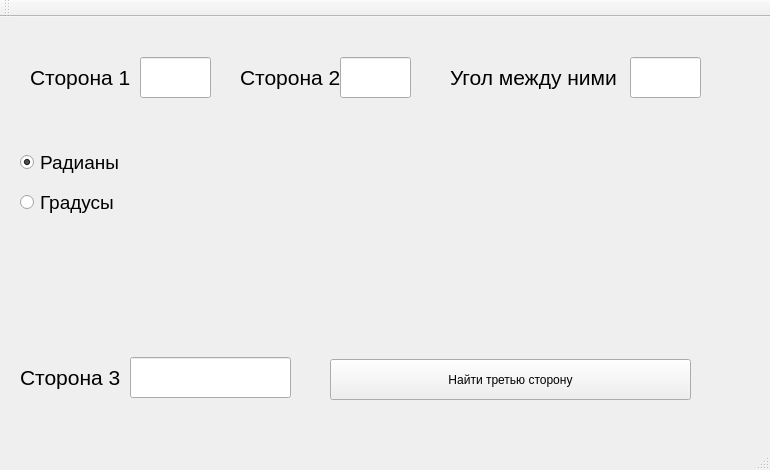
<?xml version="1.0" encoding="UTF-8"?>
<ui version="4.0">
 <class>MainWindow</class>
 <widget class="QMainWindow" name="MainWindow">
  <property name="geometry">
   <rect>
    <x>0</x>
    <y>0</y>
    <width>770</width>
    <height>470</height>
   </rect>
  </property>
  <property name="windowTitle">
   <string>MainWindow</string>
  </property>
  <widget class="QWidget" name="centralWidget">
   <widget class="QLabel" name="label">
    <property name="geometry">
     <rect>
      <x>30</x>
      <y>40</y>
      <width>101</width>
      <height>41</height>
     </rect>
    </property>
    <property name="font">
     <font>
      <pointsize>16</pointsize>
     </font>
    </property>
    <property name="text">
     <string>Сторона 1</string>
    </property>
   </widget>
   <widget class="QLabel" name="label_2">
    <property name="geometry">
     <rect>
      <x>240</x>
      <y>40</y>
      <width>101</width>
      <height>41</height>
     </rect>
    </property>
    <property name="font">
     <font>
      <pointsize>16</pointsize>
     </font>
    </property>
    <property name="text">
     <string>Сторона 2</string>
    </property>
   </widget>
   <widget class="QLabel" name="label_3">
    <property name="geometry">
     <rect>
      <x>450</x>
      <y>40</y>
      <width>171</width>
      <height>41</height>
     </rect>
    </property>
    <property name="font">
     <font>
      <pointsize>16</pointsize>
     </font>
    </property>
    <property name="text">
     <string>Угол между ними</string>
    </property>
   </widget>
   <widget class="QLabel" name="label_4">
    <property name="geometry">
     <rect>
      <x>20</x>
      <y>340</y>
      <width>101</width>
      <height>41</height>
     </rect>
    </property>
    <property name="font">
     <font>
      <pointsize>16</pointsize>
     </font>
    </property>
    <property name="text">
     <string>Сторона 3</string>
    </property>
   </widget>
   <widget class="QRadioButton" name="radioButton">
    <property name="geometry">
     <rect>
      <x>20</x>
      <y>130</y>
      <width>101</width>
      <height>31</height>
     </rect>
    </property>
    <property name="font">
     <font>
      <pointsize>14</pointsize>
     </font>
    </property>
    <property name="text">
     <string>Радианы</string>
    </property>
    <property name="checked">
     <bool>true</bool>
    </property>
   </widget>
   <widget class="QRadioButton" name="radioButton_2">
    <property name="geometry">
     <rect>
      <x>20</x>
      <y>170</y>
      <width>101</width>
      <height>31</height>
     </rect>
    </property>
    <property name="font">
     <font>
      <pointsize>14</pointsize>
     </font>
    </property>
    <property name="text">
     <string>Градусы</string>
    </property>
   </widget>
   <widget class="QLineEdit" name="lineEdit">
    <property name="geometry">
     <rect>
      <x>140</x>
      <y>40</y>
      <width>71</width>
      <height>41</height>
     </rect>
    </property>
    <property name="font">
     <font>
      <pointsize>16</pointsize>
     </font>
    </property>
   </widget>
   <widget class="QLineEdit" name="lineEdit_2">
    <property name="geometry">
     <rect>
      <x>340</x>
      <y>40</y>
      <width>71</width>
      <height>41</height>
     </rect>
    </property>
    <property name="font">
     <font>
      <pointsize>16</pointsize>
     </font>
    </property>
   </widget>
   <widget class="QLineEdit" name="lineEdit_3">
    <property name="geometry">
     <rect>
      <x>630</x>
      <y>40</y>
      <width>71</width>
      <height>41</height>
     </rect>
    </property>
    <property name="font">
     <font>
      <pointsize>16</pointsize>
     </font>
    </property>
   </widget>
   <widget class="QLineEdit" name="lineEdit_4">
    <property name="geometry">
     <rect>
      <x>130</x>
      <y>340</y>
      <width>161</width>
      <height>41</height>
     </rect>
    </property>
    <property name="font">
     <font>
      <pointsize>16</pointsize>
     </font>
    </property>
   </widget>
   <widget class="QPushButton" name="pushButton">
    <property name="geometry">
     <rect>
      <x>330</x>
      <y>342</y>
      <width>361</width>
      <height>41</height>
     </rect>
    </property>
    <property name="text">
     <string>Найти третью сторону</string>
    </property>
   </widget>
  </widget>
  <widget class="QMenuBar" name="menuBar">
   <property name="geometry">
    <rect>
     <x>0</x>
     <y>0</y>
     <width>770</width>
     <height>21</height>
    </rect>
   </property>
  </widget>
  <widget class="QToolBar" name="mainToolBar">
   <attribute name="toolBarArea">
    <enum>TopToolBarArea</enum>
   </attribute>
   <attribute name="toolBarBreak">
    <bool>false</bool>
   </attribute>
  </widget>
  <widget class="QStatusBar" name="statusBar"/>
 </widget>
 <layoutdefault spacing="6" margin="11"/>
 <resources/>
 <connections/>
</ui>
